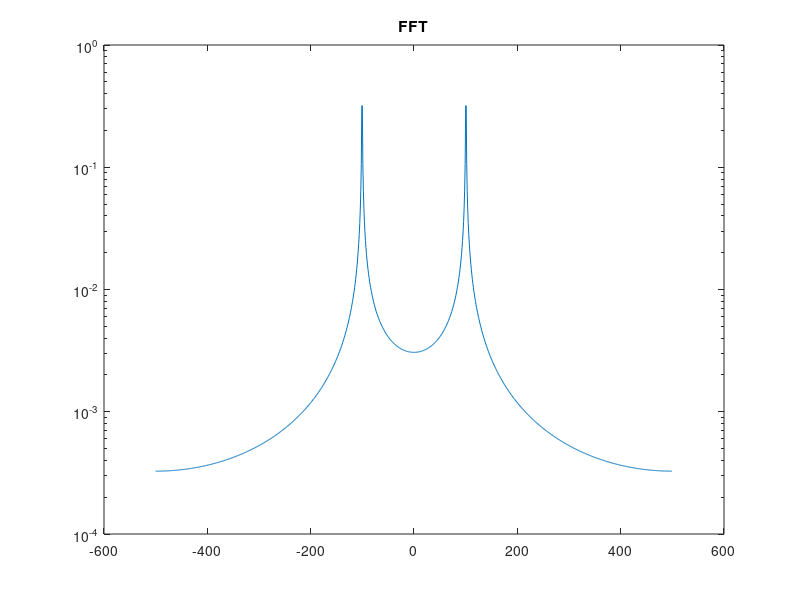

Source code (MATLAB):
clear; clc; close all;

% Calculate and plot the absolute of fft for the specified signal.
% Is the peak frequency correct, and can you explain why the spectrum looks
% this way?

fs = 1e3; % Sampling frequency in Hertz
t = 0:(1/fs):1; % Sampling period
t = t(1:(end-1)); % Time vector
N = length(t); % Number of samples
f0 = 100.5; % Initial frequency
y = sin(2*pi*f0*t);% Signal

Y = fft(y); % FFT computation
Y = fftshift(Y); % unfold
Y = Y/N;

dt = mean(diff(t)); % sample spacing
df = 1/(N*dt); % frequency spacing
fi = (0:(N-1)) - floor(N/2); % unfolded index
f = df*fi; % frequency vector

semilogy(f, abs(Y)); % amplitude vs frequency
% plot(f, abs(Y).^2); % power vs frequency
title('FFT');